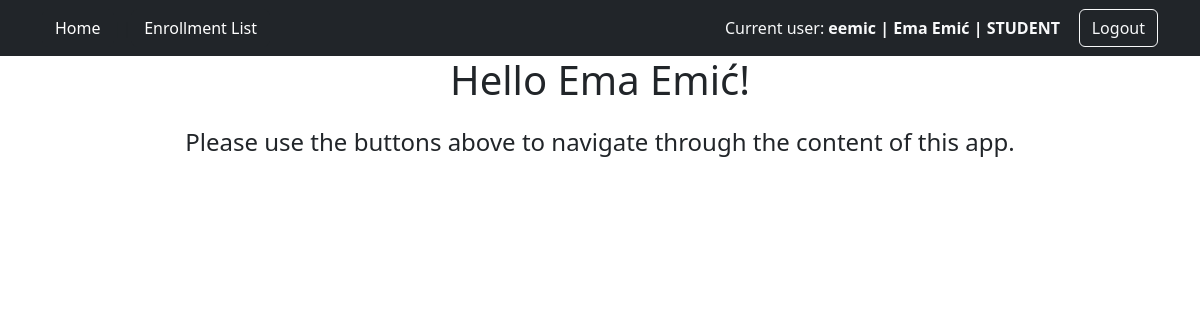
The page /index/ (signed in) on the database its author committed.
### app/models.py (models this page shows, shortened)
class User(AbstractUser):
    user_status = (
        ('none', 'none'),
        ('redovni student', 'redovni student'),
        ('izvanredni student', 'izvanredni student')
    )
    role = models.ForeignKey(Role, on_delete=models.SET_NULL, null=True)
    status = models.CharField(max_length=32, choices=user_status)

class Role(models.Model):
    ADMIN = 'ADMIN'
    PROFESSOR = 'PROFESSOR'
    STUDENT = 'STUDENT'
    role_choices = [
        (ADMIN, 'admin'),
        (PROFESSOR, 'professor'),
        (STUDENT, 'student')
    ]
    role = models.CharField(max_length=32, choices=role_choices)

### app/views.py (the view)
# urls.py: path('index/', views.index,name='index'),
def index(request):
    nickname = get_user(request)
    check = str(nickname)
    if check != 'AnonymousUser':
        name = nickname.first_name
        surname = nickname.last_name
        if name:
            return render(request,'index.html',{'name':name,'surname':surname})
        return render(request,'index.html',{'name':nickname})
    return render(request,'index.html',{'name':check})

### app/templates/index.html (shortened to what this page needs)
{% extends 'base.html' %}
{% block body %}
<div class="container">
    <div class="row">
        <div class="col-12">
            {% if surname %}
                <h1 class="text-center mb-4">Hello {{ name }} {{ surname }}!</h1>
                <h4 class="text-center mb-4">Please use the buttons above to navigate through the content of this app.</h4>
            {% elif name != "AnonymousUser"  %}
                <h1 class="text-center mb-4">Hello {{ name }}!</h1>
                <h4 class="text-center mb-4">Please use the buttons above to navigate through the content of this app.</h4>
            {% endif %}
        </div>
    </div>
</div>
{% endblock %}

### app/templates/base.html (shortened to what this page needs)
<!DOCTYPE html>
<html lang="en">
<head>
    <link href="https://cdn.jsdelivr.net/npm/bootstrap@5.2.0-beta1/dist/css/bootstrap.min.css" rel="stylesheet">
</head>
<body>
    <nav class="navbar navbar-expand-lg navbar-dark bg-dark">
        <div class="container">
            <div class="collapse navbar-collapse" id="navbarText">
                <ul class="navbar-nav me-auto mb-2 mb-lg-0">
                    <a href="{% url 'index' %}" class="btn btn-dark" role="button">Home</a>
                    <li class="nav-item">
                        <span class="navbar-separator">|</span>
                    </li>
                    {% if request.user.role.role == 'STUDENT' %}
                    <li class="nav-item">
                        <span class="navbar-separator">|</span>
                    </li>
                    <li class="nav-item">
                        <a href="{% url 'enrollment_list' user.id %}" class="btn btn-dark" role="button">Enrollment List</a>
                    </li>
                    {% endif %}
                </ul>
                <ul class="navbar-nav ms-auto">
                    <li class="nav-item" style="margin-left: auto; padding-left: 10px;">
                            {% if request.user.is_authenticated %}
                                {% if request.user.role.role == 'ADMIN' %}
                                    <span class="navbar-text text-light">
                                        Current user: <b>{{user.username}} | {{ request.user.role.role }}</b>
                                    </span>
                                {% else %}
                                    <span class="navbar-text text-light">
                                        Current user: <b>{{user.username}} | {{user.first_name}} {{user.last_name}} | {{ request.user.role.role }}</b>
                                    </span>
                                {% endif %}
                            {% endif %}
                    </li>
                    <li class="nav-item" style="margin-left: auto; padding-left: 10px;">
                        <b>|</b>
                    </li>
                    <li class="nav-item" style="display: flex; align-items: center;">
                        {% if request.user.is_authenticated %}
                            <a href="{% url 'logout' %}" class="btn btn-dark btn-outline-light" role="button">Logout</a>
                        {% else %}
                            <a href="{% url 'login' %}" class="btn btn-dark btn-outline-light" role="button">Login</a>
                        {% endif %}
                    </li>
                </ul>
            </div>
        </div>
    </nav>
    {% block body %}
    {% endblock %}
</body>
</html>

### app/templates/base.html (style rules this page uses)
.navbar-nav li { display: flex; align-items: center; }

### rows shown on the page
User: username "eemic", first_name "Ema", last_name "Emić", user.role.role "STUDENT"
